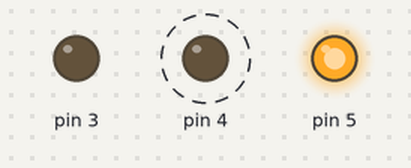
A sketch run on a simulated Arduino Uno, built with avr-gcc and run on an emulated ATmega328P. Shown: output pins drawn as LEDs (lit = HIGH). Dashed ring = blinking.

Above: at 3.3 s.
Timing chart, 0 to 6.2 s (numbered marks = the images above):
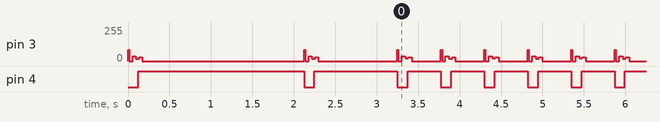

The sketch:

aircondition.ino
```cpp
#define TIMER_DISABLE_INTR  (TIMSK2 = 0)
#define SYSCLOCK  16000000
#define TIMER_CONFIG_KHZ(val) ({ \
  const uint8_t pwmval = SYSCLOCK / 2000 / (val); \
  TCCR2A               = _BV(WGM20); \
  TCCR2B               = _BV(WGM22) | _BV(CS20); \
  OCR2A                = pwmval; \
  OCR2B                = pwmval / 3; \
})
#define TIMER_ENABLE_PWM    (TCCR2A |= _BV(COM2B1))
#define TIMER_DISABLE_PWM   (TCCR2A &= ~(_BV(COM2B1)))

void  mark (unsigned int time)
{
  TIMER_ENABLE_PWM; // Enable pin 3 PWM output
  if (time > 0) custom_delay_usec(time);
}

void  space (unsigned int time)
{
  TIMER_DISABLE_PWM; // Disable pin 3 PWM output
  if (time > 0) custom_delay_usec(time);
}

void custom_delay_usec(unsigned long uSecs)
{
  if (uSecs > 4) {
    unsigned long start = micros();
    unsigned long endMicros = start + uSecs - 4;
    if (endMicros < start) { // Check if overflow
      while ( micros() > start ) {}
    }
    while ( micros() < endMicros ) {}
  }
}

void sendpresumable()
{
  mark(9000);
  space(4500);
}

void send0()
{
  mark(560);
space(565);
}

void send1()
{
  mark(560);
  space(1690);
}

void sendGree(byte ircode, byte len)
{
  byte mask = 0x01;
  for(int i = 0;i < len;i++)
  {
    if (ircode & mask)
    {   send1();   }
    else
    {   send0();   }
    mask <<= 1;
  }
}


void sendCode(uint8_t x0,uint8_t x1,uint8_t x2)
{
   TIMER_DISABLE_INTR; //Timer2 Overflow Interrupt
  pinMode(3, OUTPUT);//PWM端口
  digitalWrite(3, LOW); //PWM端口
  digitalWrite(4, LOW);
  TIMER_CONFIG_KHZ(38);//PWM端口频率KHz
  sendpresumable();
  //sendGree(0x31, 8);//000自动 100制冷 010除湿 110送风 001制热； 1开；00自动 10小风 01中风 11大风；0扫风；0睡眠//关
  sendGree(x0, 8);//000自动 100制冷 010除湿 110送风 001制热； 1开；00自动 10小风 01中风 11大风；0扫风；0睡眠//开
  sendGree(x1, 8);//温度0000-16度 1000-17度 1100-18度.... 0111-30度 低位在后
  sendGree(0x20, 8);
  sendGree(0x50, 8);
  sendGree(0x02, 3);
  mark(560);
  space(10000);
  space(10000);
  sendGree(0x00, 8);
  sendGree(0x21, 8);
  sendGree(0x00, 8);
  sendGree(x2<<4, 8);
  mark(560);
  space(0);
  digitalWrite(4, HIGH);
}

void turnOnAC()
{
  sendCode(0x0c,0x0b,0x03);
}

void turnOffAC()
{
  sendCode(0x04,0x0b,0x0b);
}

void setTemperature(int t)
{
  if(t<16)t=16;
  if(t>30)t=30;
  uint8_t code2 = t-16;
  uint8_t code3 = t-24;
  sendCode(0x0c, code2 ,code3);
}
void setup()
{
  pinMode(4,OUTPUT);
  pinMode(5,OUTPUT);
  digitalWrite(4, HIGH);
  digitalWrite(5, HIGH);
  Serial.begin(9600);
  setTemperature(28);
  delay(2000);
  turnOffAC();
  delay(1000);
}

void loop()
{
   turnOnAC();
   delay(400);
   setTemperature(28);
   delay(400);
}
```

Measured:
- by itself, pin 4: goes LOW 0.13 s, HIGH 1.0 s, 70 × (LOW 0.13 s, HIGH 0.40 s), then LOW
